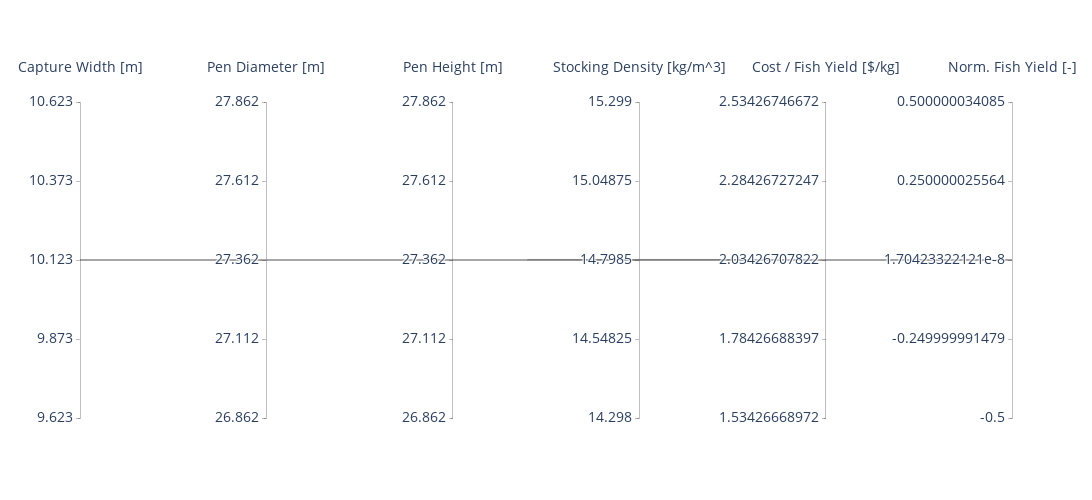

The cell this chart's notebook holds for it:
### Code cell
# ref: https://plotly.com/python/parallel-coordinates-plot/
import plotly.graph_objects as go

import pandas as pd

df['run_id'] = np.random.randn(len(df))

fig = go.Figure(data=
    go.Parcoords(
        line = dict(color = df['run_id'],
                   colorscale = [[0,'white'],[1,'black']],
                                                                     ),
        dimensions = list([
            dict(range = [min(df['capture_width'])-.5,max(df['capture_width'])+.5],
                tickvals = np.linspace(min(df['capture_width'])-.5,max(df['capture_width'])+.5, 5),
                label = 'Capture Width [m]', values = df['capture_width']),
            dict(range = [min(df['pen_diameter'])-.5,max(df['pen_diameter'])+.5],
                tickvals = np.linspace(min(df['pen_diameter'])-.5,max(df['pen_diameter'])+.5, 5),
                label = 'Pen Diameter [m]', values = df['pen_diameter']),
            dict(range = [min( df['pen_height'])-.5,max(df['pen_height'])+.5],
                tickvals = np.linspace(min( df['pen_height'])-.5,max(df['pen_height'])+.5, 5),
                label = 'Pen Height [m]', values = df['pen_height']),
            dict(range = [min(df['stock_density'])-.5,max(df['stock_density'])+.5],
                tickvals = np.linspace(min(df['stock_density'])-.5,max(df['stock_density'])+.5, 5),
                label = 'Stocking Density [kg/m^3]', values = df['stock_density']),
            dict(range = [min(df['Obj'])-.5,max(df['Obj'])+.5],
                tickvals = np.linspace(min(df['Obj'])-.5,max(df['Obj'])+.5, 5),
                label = 'Cost / Fish Yield [$/kg]', values = df['Obj']),
            # dict(range = [min(df['P_gen_cons_ineq'])-.5,max(df['P_gen_cons_ineq'])+.5],
            #     tickvals = np.linspace(min(df['P_gen_cons_ineq'])-.5,max(df['P_gen_cons_ineq'])+.5, 5),
            #     label = 'Norm. Power Supply [-]', values = df['P_gen_cons_ineq']),
            dict(range = [min(df['fish_yield_cons_ineq'])-.5,max(df['fish_yield_cons_ineq'])+.5],
                tickvals = np.linspace(min(df['fish_yield_cons_ineq'])-.5,max(df['fish_yield_cons_ineq'])+.5, 5),
                label = 'Norm. Fish Yield [-]', values = df['fish_yield_cons_ineq'])
        ])
    )
)

fs = 14
fig.update_traces(
    labelfont=
    dict(size= fs), 
    tickfont=dict(size= fs), 
    selector=dict(type='parcoords')
    ) 

fig.update_layout(
    plot_bgcolor = 'white',
    paper_bgcolor = 'white',
    autosize=False,
    width=1350,
    height=500
    )

fig.write_image("results/Parallel_coordinate.pdf")
fig.write_image("results/Parallel_coordinate.png")
fig.show()

### Figure 1 — Plotly figure (JSON) as saved in the notebook; plotly's stock layout.template omitted (floating-point values rounded to 4 significant figures)
{"data": [{"dimensions": [{"label": "Capture Width [m]", "range": [9.623, 10.62], "tickvals": [9.623, 9.873, 10.12, 10.37, 10.62], "values": [10.12, 10.12, 10.12, 10.12, 10.12]}, {"label": "Pen Diameter [m]", "range": [26.86, 27.86], "tickvals": [26.86, 27.11, 27.36, 27.61, 27.86], "values": [27.36, 27.36, 27.36, 27.36, 27.36]}, {"label": "Pen Height [m]", "range": [26.86, 27.86], "tickvals": [26.86, 27.11, 27.36, 27.61, 27.86], "values": [27.36, 27.36, 27.36, 27.36, 27.36]}, {"label": "Stocking Density [kg/m^3]", "range": [14.3, 15.3], "tickvals": [14.3, 14.55, 14.8, 15.05, 15.3], "values": [14.8, 14.8, 14.8, 14.8, 14.8]}, {"label": "Cost / Fish Yield [$/kg]", "range": [1.534, 2.534], "tickvals": [1.534, 1.784, 2.034, 2.284, 2.534], "values": [2.034, 2.034, 2.034, 2.034, 2.034]}, {"label": "Norm. Fish Yield [-]", "range": [-0.5, 0.5], "tickvals": [-0.5, -0.25, 1.704e-08, 0.25, 0.5], "values": [3.408e-08, -1.173e-14, -1.793e-15, 9.124e-12, 3.255e-08]}], "labelfont": {"size": 14}, "line": {"color": [0.9292, 1.606, -0.8624, 1.004, -0.6142], "colorscale": [[0, "white"], [1, "black"]]}, "tickfont": {"size": 14}, "type": "parcoords"}], "layout": {"autosize": false, "height": 500, "paper_bgcolor": "white", "plot_bgcolor": "white", "width": 1350}}
